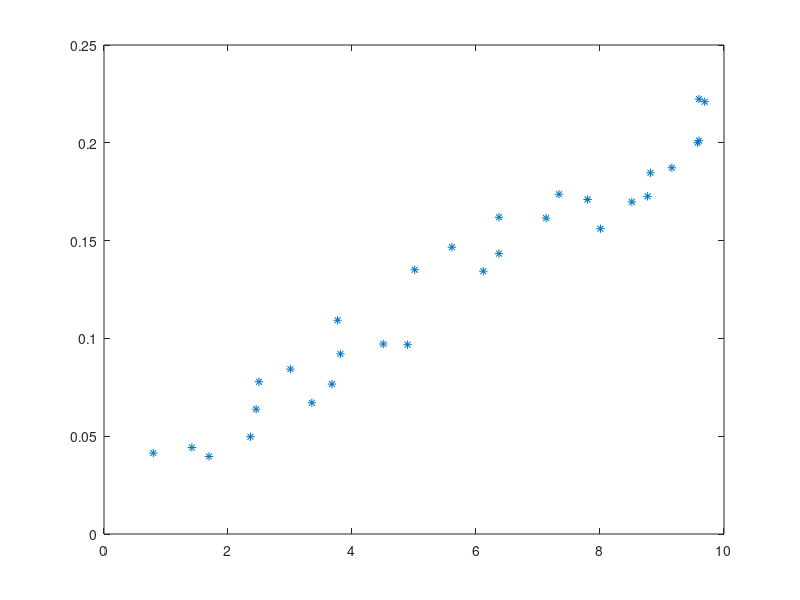

The MATLAB source for this figure: (Note: this script raises an error after producing the figure.)
clc
clf

load("dane_apx0.mat");
% s %Wypisanie danych

x = s(:, 1)';
y = s(:, 2)';

%Wykres wczytanych danych
plot(x, y, "*");
hold on;

wielomian = aproksymuj(x, y, 3);

a = min(x);
b = max(x);

X = linspace(a, b, 100);
Y = arrayfun(@(x) polyval(wielomian, x), X);

plot(X, Y, "-");

legend("dane punkty", "aproksymacja");

blad = bladSredniokwadratowy(x, y, @(x) polyval(wielomian, x))

%% Test
clc;

x = [0 0.5 1 1.5 2];
y = [0 0.19 0.26 0.29 0.31];

plot(x, y, "x");
hold on;

wielomian = aproksymuj(x, y, 3);

a = min(x);
b = max(x);

X = linspace(a, b, 100);
Y = arrayfun(@(x) polyval(wielomian, x), X);

plot(X, Y, "-");

legend("dane punkty", "aproksymacja");



